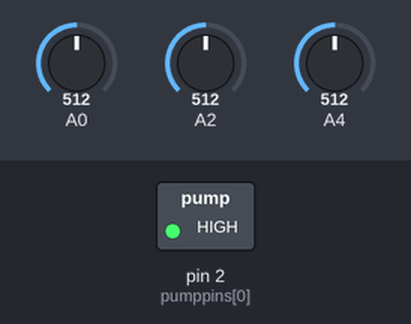
A sketch run on a simulated Arduino Uno, built with avr-gcc and run on an emulated ATmega328P. Parts: switched loads named in the sketch (green lamp = pin HIGH). The inputs (shaded band) are chosen by the test bench; at power-on: A0 = 512, A2 = 512, A4 = 512. What the sketch prints to the serial monitor is not drawn.

Above: at 1.5 s.
At 10.6 s:
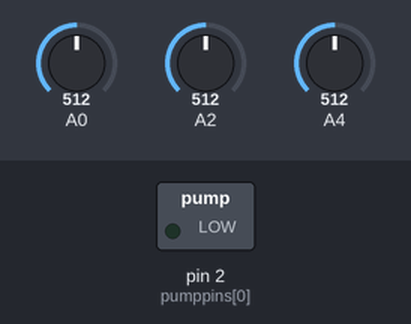
Timing chart, 0 to 23.8 s (numbered marks = the images above):
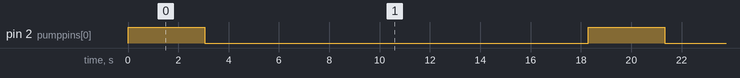

The sketch:

Plant_ManagerV3.ino
```cpp
//Lance Einfeld ENME351 FINAL PROJECT 5-12-2020

//Sensor readings for callibration-----------------------------------------
//moist ~(air water dry wet):~(595 280 460 360)
//moist1 basil ~(air water dry wet):(595 280 460 320)
//light window ~100
//light low/indoor ~260
//temp1 [10k]: 523@74 535@72 600@62
//temp2 [503]: 542@74 553@72 626@62

//configurables------------------------------------------------------------
int plantnum=1;//number of plants (1 to 4)
int setlevels[][4]={{350,480,100,525},//plant 1 {wetsoil,drysoil,light,temp} [sensor readings]
                   {360,490,260,543},//plant 2 "   "
                   {0,0,0,0},
                   {0,0,0,0}};
int pumppins[]={2,3,99,99};//{plant1,2,3,4}(99 is no pin)
int sensorpins[][3]={{0,2,4},{1,3,5},//{{moist1,light1,temp1},{moist2,light2,...}}(99 is no pin)
                    {99,99,99},{99,99,99}};
//-------------------------------------------------------------------------
bool watering=false;
bool wait=false;

void setup() {
for(int i=0;i<plantnum;i++){
pinMode(pumppins[i],OUTPUT);
digitalWrite(pumppins[i],LOW);
}
Serial.begin(9600);
}

void loop() {
for(int i=0;i<plantnum;i++){//cycles plant to water, still reads all plants
  int moist=analogRead(sensorpins[i][0]);
  if(moist>=setlevels[i][1]){
    watering=true;
  }
  while(watering==true){
    if(wait==false){
      digitalWrite(pumppins[i],HIGH);
      for(int m=0;m<30;m++){//water for 30*100 ms while reading out
        printout(plantnum,setlevels,sensorpins);
        delay(100);
        wait=true;
      }
    }
    else if(wait==true){
      digitalWrite(pumppins[i],LOW);
      for(int m=0;m<150;m++){//wait for 150*100 ms while reading out
        printout(plantnum,setlevels,sensorpins);
        delay(100);
        wait=false;
      }
    }
    moist=analogRead(sensorpins[i][0]);
    if(moist<=setlevels[i][0]){//check if moisture level is met
      watering=false;
    }
  }
  printout(plantnum,setlevels,sensorpins);
  delay(100);
}
}


//print values to serial monitor
void printout(int x,int setlevels[][4],int sensorpins[][3]){
  Serial.print(x);
  for(int j=0;j<x;j++){
    for(int k=0;k<4;k++){
      Serial.print(",");
      Serial.print(setlevels[j][k]);
    }
    for(int l=0;l<3;l++){
      Serial.print(",");
      Serial.print(analogRead(sensorpins[j][l]));
    }
    }
    Serial.println();
    }
```

Measured:
- by itself, pin 2 (pumppins[0]): alternates HIGH for 3.0 s and LOW for 15.2 s
